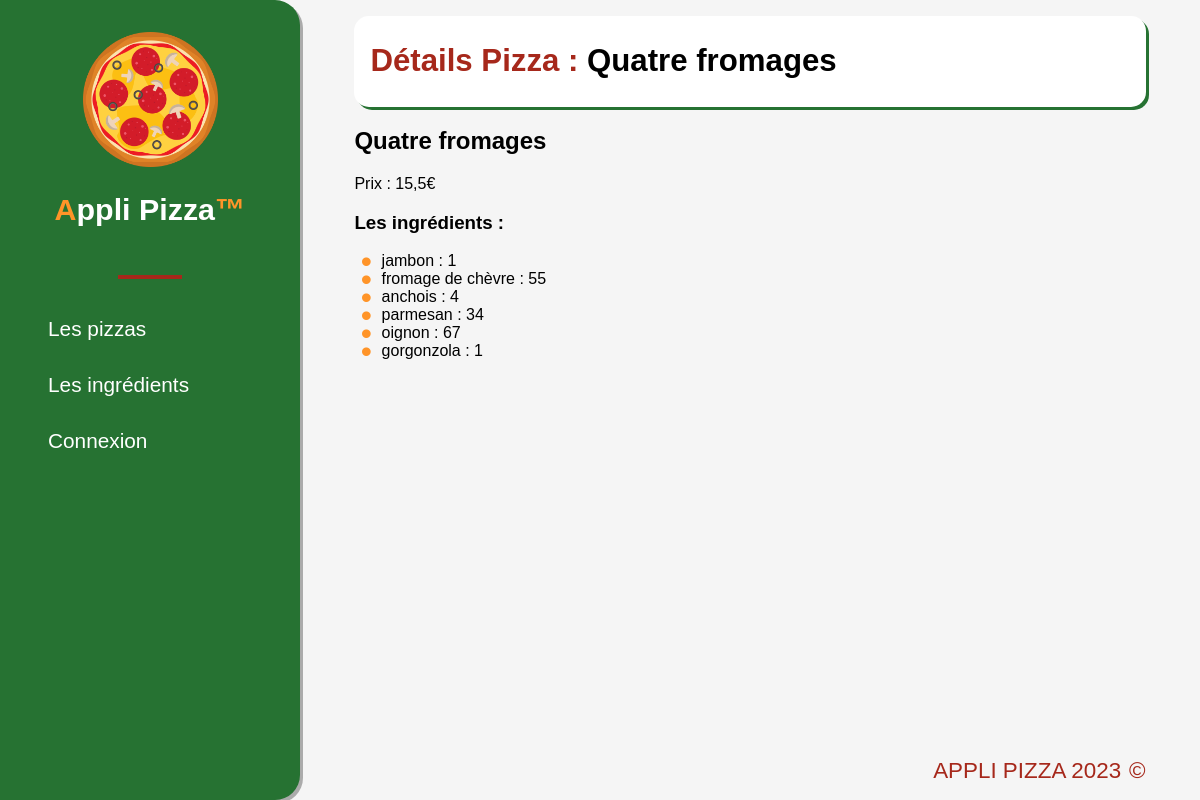
Page /pizzas/4/ on the earlier database version.
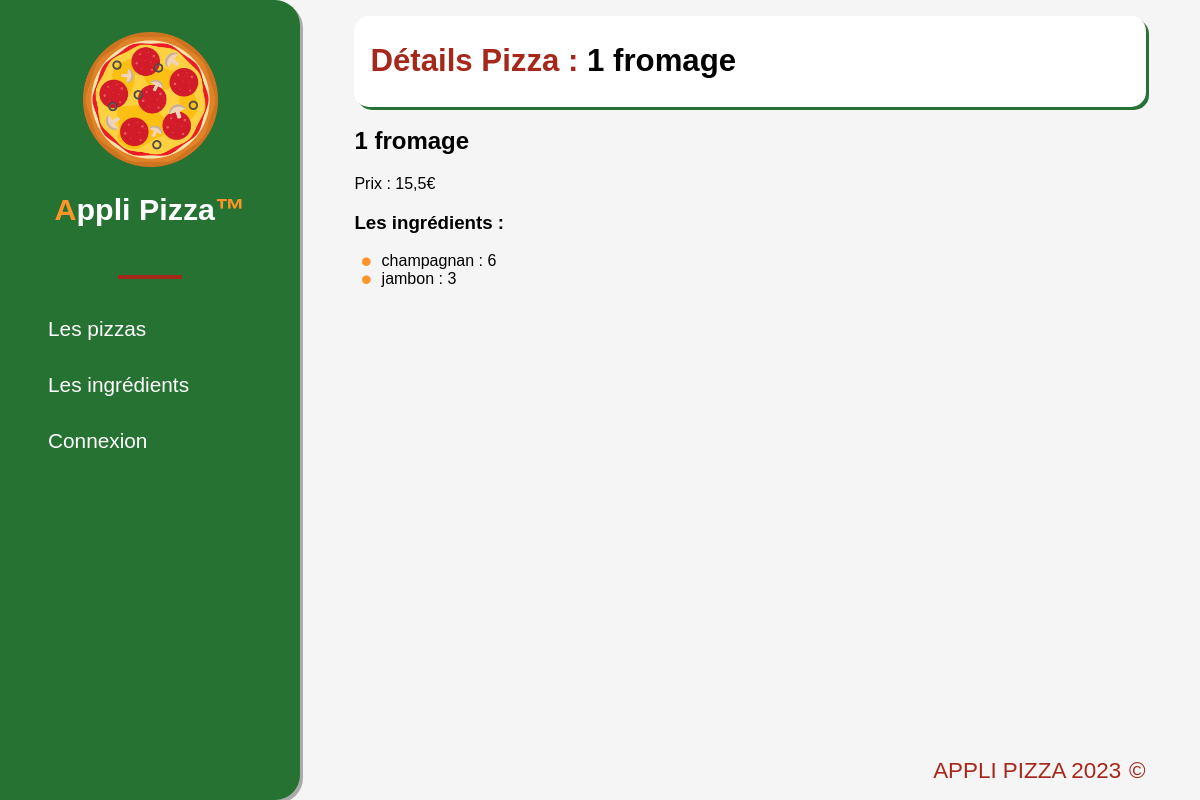
Same page on the later database version.
### applipizza/models.py (models this page shows, shortened)
class Pizza(models.Model):
    idPizza = models.AutoField(primary_key=True)
    nomPizza = models.CharField(max_length=50, verbose_name="Nom de la pizza")
    prixPizza = models.FloatField(verbose_name="Prix de la pizza")

class Ingredient(models.Model):
    idIngredient = models.AutoField(primary_key=True)
    nomIngredient = models.CharField(max_length=50, verbose_name="Nom de l'ingrédient")

### applipizza/views.py (the view)
# urls.py: path('pizzas/<int:pizza_id>/', views.pizzaOnly),
def pizzaOnly(request, pizza_id):
    formulaire = CompositionForm()
    laPizza = Pizza.objects.get(idPizza=pizza_id)
    compo = Composition.objects.filter(pizza=pizza_id)
    ingredients = []
    for com in compo:
        ingredients.append(
            {"nom": com.ingredient.nomIngredient, "qte": com.quantite, "id": com.ingredient.idIngredient})
    return render(request, 'applipizza/pizza.html', {'pizza': laPizza, 'ingredients': ingredients, "form": formulaire})

### applipizza/templates/applipizza/pizza.html (shortened to what this page needs)
{% extends 'applipizza/base.html' %}
{% block title_page %}
    Détails Pizza : <span class="black">{{ pizza.nomPizza }}</span>
{% endblock %}
{% block content %}
    <h2>{{ pizza.nomPizza }}</h2>
    <p>Prix : {{ pizza.prixPizza }}€</p>
    {% if ingredients|length > 0 %}
        <h3>Les ingrédients : </h3>
        <ul class="ul_ingr">
            {% for ing in ingredients %}
                <li class="disp_ingredients">
                    {{ ing.nom }} : {{ ing.qte }}
                </li>
            {% endfor %}
        </ul>
    {% else %}
        <h3>Cette pizza n'a aucun ingrédients !</h3>
    {% endif %}
{% endblock %}

Differences in the rows shown:
no longer on this page (row unchanged): Ingredient: nom "fromage de chèvre"
no longer on this page (row unchanged): Ingredient: nom "anchois"
no longer on this page (row unchanged): Ingredient: nom "parmesan"
removed Ingredient: nom "oignon"
no longer on this page (row unchanged): Ingredient: nom "gorgonzola"
changed Pizza: nomPizza "Quatre fromages" → "1 fromage"
now on this page (row edited): Ingredient: nom "champagnan"
Other differences:
new list line: ": 6"
new list line: "jambon"
new list line: ": 3"
list line gone: "jambon"
list line gone: ": 1"
list line gone: ": 55"
list line gone: ": 4"
list line gone: ": 34"
list line gone: ": 67"
